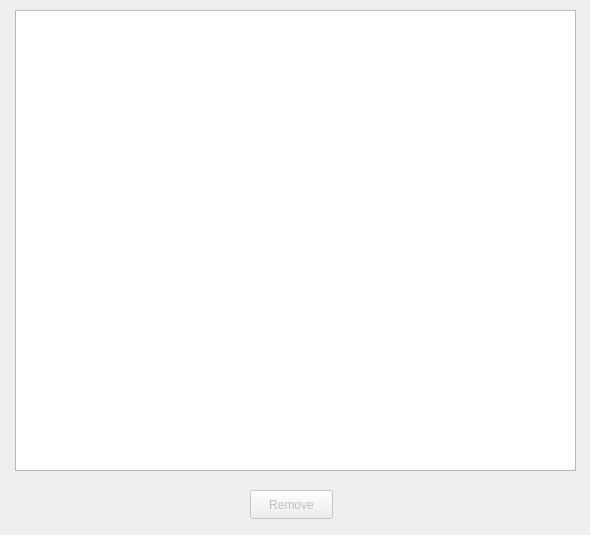
<?xml version="1.0" encoding="UTF-8"?>
<ui version="4.0">
 <class>adminRemoveForm</class>
 <widget class="QWidget" name="adminRemoveForm">
  <property name="geometry">
   <rect>
    <x>0</x>
    <y>0</y>
    <width>590</width>
    <height>535</height>
   </rect>
  </property>
  <property name="windowTitle">
   <string>adminRemoveForm</string>
  </property>
  <widget class="QTableWidget" name="tutorialsTableWidget">
   <property name="geometry">
    <rect>
     <x>15</x>
     <y>10</y>
     <width>561</width>
     <height>461</height>
    </rect>
   </property>
  </widget>
  <widget class="QPushButton" name="pushButton">
   <property name="enabled">
    <bool>false</bool>
   </property>
   <property name="geometry">
    <rect>
     <x>250</x>
     <y>490</y>
     <width>83</width>
     <height>29</height>
    </rect>
   </property>
   <property name="text">
    <string>Remove</string>
   </property>
  </widget>
 </widget>
 <resources/>
 <connections/>
</ui>
